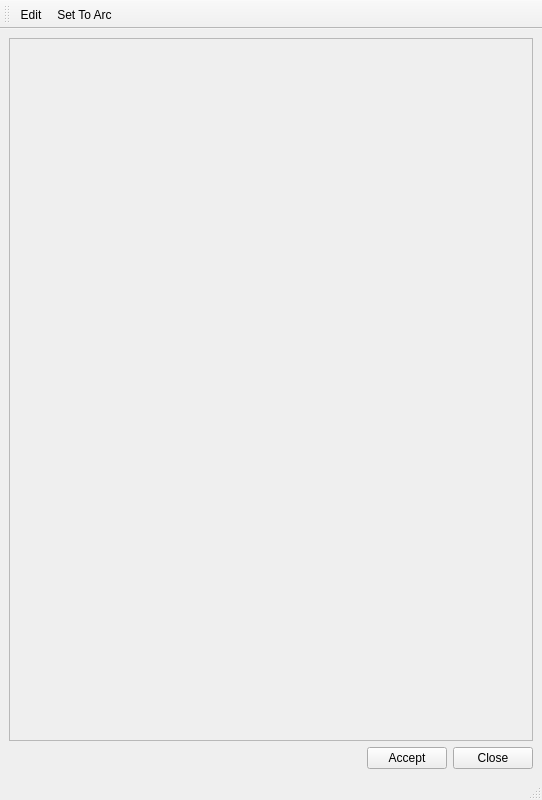
<?xml version="1.0" encoding="UTF-8"?>
<ui version="4.0">
 <class>dlg_info_generic</class>
 <widget class="QMainWindow" name="dlg_info_generic">
  <property name="geometry">
   <rect>
    <x>0</x>
    <y>0</y>
    <width>542</width>
    <height>800</height>
   </rect>
  </property>
  <property name="windowTitle">
   <string>Basic Info</string>
  </property>
  <widget class="QWidget" name="centralwidget">
   <layout class="QGridLayout" name="gridLayout_2">
    <item row="1" column="0">
     <layout class="QGridLayout" name="lyt_buttons">
      <item row="0" column="0">
       <spacer name="horizontalSpacer">
        <property name="orientation">
         <enum>Qt::Horizontal</enum>
        </property>
        <property name="sizeHint" stdset="0">
         <size>
          <width>40</width>
          <height>20</height>
         </size>
        </property>
       </spacer>
      </item>
      <item row="0" column="1">
       <widget class="QPushButton" name="btn_accept">
        <property name="text">
         <string>Accept</string>
        </property>
       </widget>
      </item>
      <item row="0" column="2">
       <widget class="QPushButton" name="btn_close">
        <property name="text">
         <string>Close</string>
        </property>
       </widget>
      </item>
     </layout>
    </item>
    <item row="0" column="0">
     <widget class="QScrollArea" name="scrollArea">
      <property name="widgetResizable">
       <bool>true</bool>
      </property>
      <widget class="QWidget" name="scrollAreaWidgetContents_2">
       <property name="geometry">
        <rect>
         <x>0</x>
         <y>0</y>
         <width>518</width>
         <height>688</height>
        </rect>
       </property>
       <layout class="QVBoxLayout" name="verticalLayout">
        <item>
         <layout class="QGridLayout" name="lyt_main_1">
          <item row="1" column="0">
           <widget class="QPushButton" name="hydrometer_link">
            <property name="text">
             <string/>
            </property>
            <property name="flat">
             <bool>true</bool>
            </property>
           </widget>
          </item>
         </layout>
        </item>
       </layout>
      </widget>
     </widget>
    </item>
   </layout>
  </widget>
  <widget class="QStatusBar" name="statusbar"/>
  <widget class="QToolBar" name="toolBar">
   <property name="windowTitle">
    <string>toolBar</string>
   </property>
   <attribute name="toolBarArea">
    <enum>TopToolBarArea</enum>
   </attribute>
   <attribute name="toolBarBreak">
    <bool>false</bool>
   </attribute>
   <addaction name="actionEdit"/>
   <addaction name="actionSetToArc"/>
  </widget>
  <action name="actionEdit">
   <property name="checkable">
    <bool>true</bool>
   </property>
   <property name="text">
    <string>Edit</string>
   </property>
  </action>
  <action name="actionSetToArc">
   <property name="checkable">
    <bool>true</bool>
   </property>
   <property name="text">
    <string>Set To Arc</string>
   </property>
  </action>
 </widget>
 <resources/>
 <connections/>
</ui>
